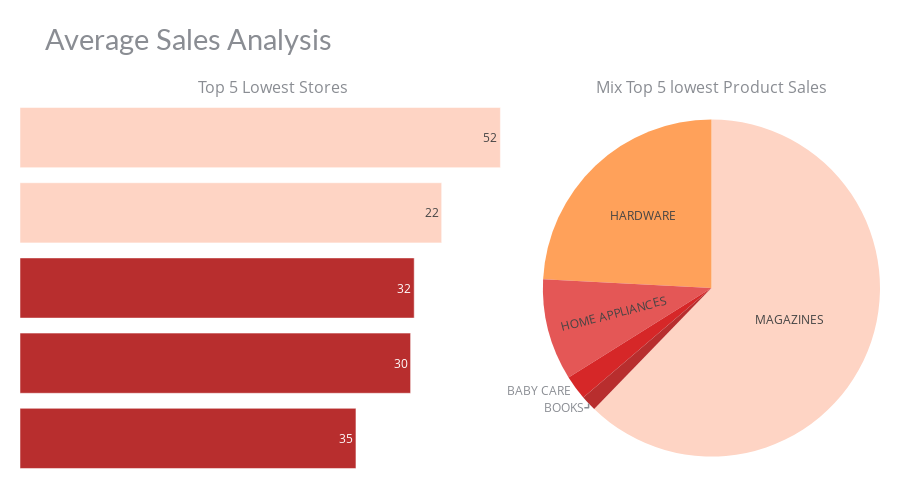

Notebook code cell kept with this figure:
### Code cell
df_st_min = df_store.groupby('store_nbr').agg({"sales" : "mean"}).reset_index().sort_values(by='sales', ascending=True)[:5]
df_fa_min = df_store.groupby('family').agg({"sales" : "mean"}).reset_index().sort_values(by='sales', ascending=True)[:5]

# chart color
df_st_min['color'] = '#FED4C4'
df_st_min['color'][2:] = '#B82E2E'

# chart
fig = make_subplots(rows=1, cols=2, 
                    specs=[[{"type": "bar"}, {"type": "pie"}]],
                    column_widths=[0.6, 0.4], vertical_spacing=0.6, horizontal_spacing=0.02,
                    subplot_titles=("Top 5 Lowest Stores","Mix Top 5 lowest Product Sales"))



fig.add_trace(go.Pie(values=df_fa_min['sales'], labels=df_fa_min['family'], name='family',marker=dict(colors=['#B82E2E','#D62728','#E45756','#FFA15A','#FED4C4']),
                     hoverinfo='label+percent+value', textinfo='label'), row=1, col=2)
fig.add_trace(go.Bar(x=df_st_sa['sales'], y=[5,4,3,2,1,], marker=dict(color= df_st_min['color']),
                     name='store_nbr', 
                     orientation='h',
                     text=df_st_min['store_nbr']), 
                     row=1, col=1)


# styling
fig.update_yaxes(showgrid=False, ticksuffix=' ', categoryorder='total ascending', row=1, col=1)
fig.update_xaxes(visible=False, row=1, col=1)
fig.update_yaxes(visible=False, row=1, col=1)
fig.update_layout(height=500, bargap=0.2,
                  margin=dict(b=0,r=20,l=20), xaxis=dict(tickmode='linear'),
                  title_text="Average Sales Analysis",
                  template="plotly_white",
                  title_font=dict(size=29, color='#8a8d93', family="Lato, sans-serif"),
                  font=dict(color='#8a8d93'), 
                  hoverlabel=dict(bgcolor="#f2f2f2", font_size=13, font_family="Lato, sans-serif"),
                  showlegend=False)
fig.show()

### Figure 1 — Plotly figure (JSON) as saved in the notebook; plotly's stock layout.template omitted (floating-point values rounded to 4 significant figures)
{"data": [{"domain": {"x": [0.608, 1], "y": [0, 1]}, "hoverinfo": "label+percent+value", "labels": ["BOOKS", "BABY CARE", "HOME APPLIANCES", "HARDWARE", "MAGAZINES"], "marker": {"colors": ["#B82E2E", "#D62728", "#E45756", "#FFA15A", "#FED4C4"]}, "name": "family", "textinfo": "label", "type": "pie", "values": [0.0708, 0.1105, 0.4575, 1.138, 2.929]}, {"marker": {"color": ["#FED4C4", "#FED4C4", "#B82E2E", "#B82E2E", "#B82E2E"]}, "name": "store_nbr", "orientation": "h", "text": [52, 22, 32, 30, 35], "type": "bar", "x": [1117.0, 980.7, 916.8, 908.4, 781.3], "xaxis": "x", "y": [5, 4, 3, 2, 1], "yaxis": "y"}], "layout": {"annotations": [{"font": {"size": 16}, "showarrow": false, "text": "Top 5 Lowest Stores", "x": 0.294, "xanchor": "center", "xref": "paper", "y": 1, "yanchor": "bottom", "yref": "paper"}, {"font": {"size": 16}, "showarrow": false, "text": "Mix Top 5 lowest Product Sales", "x": 0.804, "xanchor": "center", "xref": "paper", "y": 1, "yanchor": "bottom", "yref": "paper"}], "bargap": 0.2, "font": {"color": "#8a8d93"}, "height": 500, "hoverlabel": {"bgcolor": "#f2f2f2", "font": {"family": "Lato, sans-serif", "size": 13}}, "margin": {"b": 0, "l": 20, "r": 20}, "showlegend": false, "title": {"font": {"color": "#8a8d93", "family": "Lato, sans-serif", "size": 29}, "text": "Average Sales Analysis"}, "xaxis": {"anchor": "y", "domain": [0, 0.588], "tickmode": "linear", "visible": false}, "yaxis": {"anchor": "x", "categoryorder": "total ascending", "domain": [0, 1], "showgrid": false, "ticksuffix": " ", "visible": false}}}
